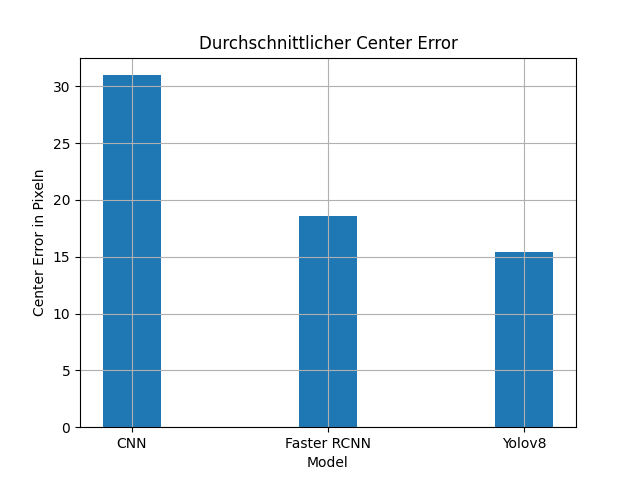

This chart was generated by the following Python code:
import matplotlib.pyplot as plt

txt_paths = ["/root/src/own_model/best_model/evaluation/mean_center_error.txt",
             "/root/src/own_model/faster_rcnn_model/evaluation/mean_center_error.txt",
             "/root/src/own_model/yolo_model/evaluation/mean_center_error.txt"]

def read_files(file_path):
    with open(file_path, 'r') as file:
        for line in file:
            # Strip any leading/trailing whitespace and convert to float
            value = float(line.strip())
    return value

center_error_mean_values = []
for txt_path in txt_paths:
    center_error_mean_values.append(read_files(txt_path))

labels = ["CNN", "Faster RCNN", "Yolov8"]

for i in range(3):
    print(labels[i] + ": " + str(center_error_mean_values[i]))

# Create the bar chart
plt.bar(labels, center_error_mean_values, width=0.3)

# Add a title and labels for the axes (optional)
plt.title('Durchschnittlicher Center Error')
plt.xlabel('Model')
plt.ylabel('Center Error in Pixeln')
plt.grid()

# Display the plot
plt.show()
        
